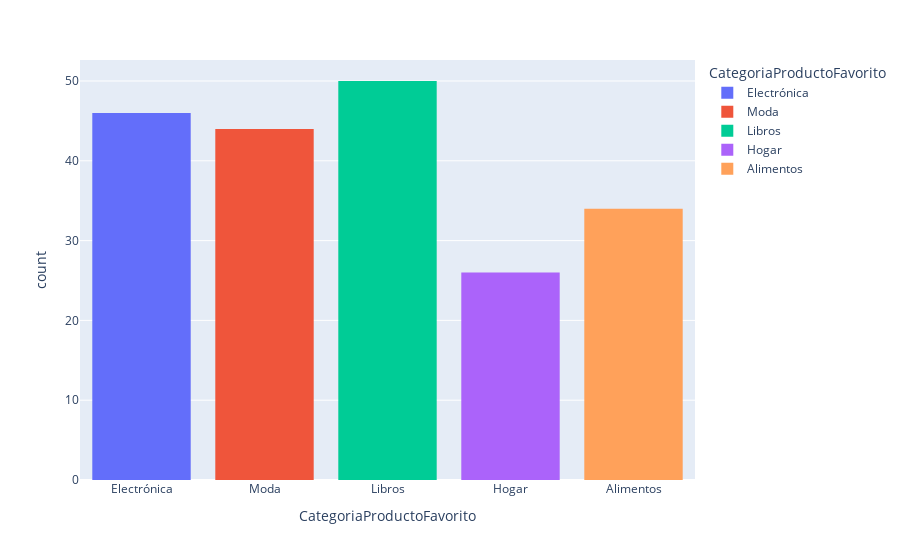

Write notebook code for a chart like this one.
### Code cell
# Graficar productos favoritos

fig = px.histogram(df, x='CategoriaProductoFavorito', color='CategoriaProductoFavorito')

fig.show()

### Figure 1 — Plotly figure (JSON) as saved in the notebook; plotly's stock layout.template omitted (floating-point values rounded to 4 significant figures)
{"data": [{"alignmentgroup": "True", "bingroup": "x", "hovertemplate": "CategoriaProductoFavorito=%{x}<br>count=%{y}<extra></extra>", "legendgroup": "Electrónica", "marker": {"color": "#636efa", "pattern": {"shape": ""}}, "name": "Electrónica", "offsetgroup": "Electrónica", "orientation": "v", "showlegend": true, "type": "histogram", "x": ["Electrónica", "Electrónica", "Electrónica", "Electrónica", "Electrónica", "Electrónica", "Electrónica", "Electrónica", "Electrónica", "Electrónica", "Electrónica", "Electrónica", "Electrónica", "Electrónica", "Electrónica", "Electrónica", "Electrónica", "Electrónica", "Electrónica", "Electrónica", "Electrónica", "Electrónica", "Electrónica", "Electrónica", "Electrónica", "Electrónica", "Electrónica", "Electrónica", "Electrónica", "Electrónica", "Electrónica", "Electrónica", "Electrónica", "Electrónica", "Electrónica", "Electrónica", "Electrónica", "Electrónica", "Electrónica", "Electrónica", "Electrónica", "Electrónica", "Electrónica", "Electrónica", "Electrónica", "Electrónica"], "xaxis": "x", "yaxis": "y"}, {"alignmentgroup": "True", "bingroup": "x", "hovertemplate": "CategoriaProductoFavorito=%{x}<br>count=%{y}<extra></extra>", "legendgroup": "Moda", "marker": {"color": "#EF553B", "pattern": {"shape": ""}}, "name": "Moda", "offsetgroup": "Moda", "orientation": "v", "showlegend": true, "type": "histogram", "x": ["Moda", "Moda", "Moda", "Moda", "Moda", "Moda", "Moda", "Moda", "Moda", "Moda", "Moda", "Moda", "Moda", "Moda", "Moda", "Moda", "Moda", "Moda", "Moda", "Moda", "Moda", "Moda", "Moda", "Moda", "Moda", "Moda", "Moda", "Moda", "Moda", "Moda", "Moda", "Moda", "Moda", "Moda", "Moda", "Moda", "Moda", "Moda", "Moda", "Moda", "Moda", "Moda", "Moda", "Moda"], "xaxis": "x", "yaxis": "y"}, {"alignmentgroup": "True", "bingroup": "x", "hovertemplate": "CategoriaProductoFavorito=%{x}<br>count=%{y}<extra></extra>", "legendgroup": "Libros", "marker": {"color": "#00cc96", "pattern": {"shape": ""}}, "name": "Libros", "offsetgroup": "Libros", "orientation": "v", "showlegend": true, "type": "histogram", "x": ["Libros", "Libros", "Libros", "Libros", "Libros", "Libros", "Libros", "Libros", "Libros", "Libros", "Libros", "Libros", "Libros", "Libros", "Libros", "Libros", "Libros", "Libros", "Libros", "Libros", "Libros", "Libros", "Libros", "Libros", "Libros", "Libros", "Libros", "Libros", "Libros", "Libros", "Libros", "Libros", "Libros", "Libros", "Libros", "Libros", "Libros", "Libros", "Libros", "Libros", "Libros", "Libros", "Libros", "Libros", "Libros", "Libros", "Libros", "Libros", "Libros", "Libros"], "xaxis": "x", "yaxis": "y"}, {"alignmentgroup": "True", "bingroup": "x", "hovertemplate": "CategoriaProductoFavorito=%{x}<br>count=%{y}<extra></extra>", "legendgroup": "Hogar", "marker": {"color": "#ab63fa", "pattern": {"shape": ""}}, "name": "Hogar", "offsetgroup": "Hogar", "orientation": "v", "showlegend": true, "type": "histogram", "x": ["Hogar", "Hogar", "Hogar", "Hogar", "Hogar", "Hogar", "Hogar", "Hogar", "Hogar", "Hogar", "Hogar", "Hogar", "Hogar", "Hogar", "Hogar", "Hogar", "Hogar", "Hogar", "Hogar", "Hogar", "Hogar", "Hogar", "Hogar", "Hogar", "Hogar", "Hogar"], "xaxis": "x", "yaxis": "y"}, {"alignmentgroup": "True", "bingroup": "x", "hovertemplate": "CategoriaProductoFavorito=%{x}<br>count=%{y}<extra></extra>", "legendgroup": "Alimentos", "marker": {"color": "#FFA15A", "pattern": {"shape": ""}}, "name": "Alimentos", "offsetgroup": "Alimentos", "orientation": "v", "showlegend": true, "type": "histogram", "x": ["Alimentos", "Alimentos", "Alimentos", "Alimentos", "Alimentos", "Alimentos", "Alimentos", "Alimentos", "Alimentos", "Alimentos", "Alimentos", "Alimentos", "Alimentos", "Alimentos", "Alimentos", "Alimentos", "Alimentos", "Alimentos", "Alimentos", "Alimentos", "Alimentos", "Alimentos", "Alimentos", "Alimentos", "Alimentos", "Alimentos", "Alimentos", "Alimentos", "Alimentos", "Alimentos", "Alimentos", "Alimentos", "Alimentos", "Alimentos"], "xaxis": "x", "yaxis": "y"}], "layout": {"barmode": "relative", "legend": {"title": {"text": "CategoriaProductoFavorito"}, "tracegroupgap": 0}, "margin": {"t": 60}, "xaxis": {"anchor": "y", "categoryarray": ["Electrónica", "Moda", "Libros", "Hogar", "Alimentos"], "categoryorder": "array", "domain": [0, 1], "title": {"text": "CategoriaProductoFavorito"}}, "yaxis": {"anchor": "x", "domain": [0, 1], "title": {"text": "count"}}}}
